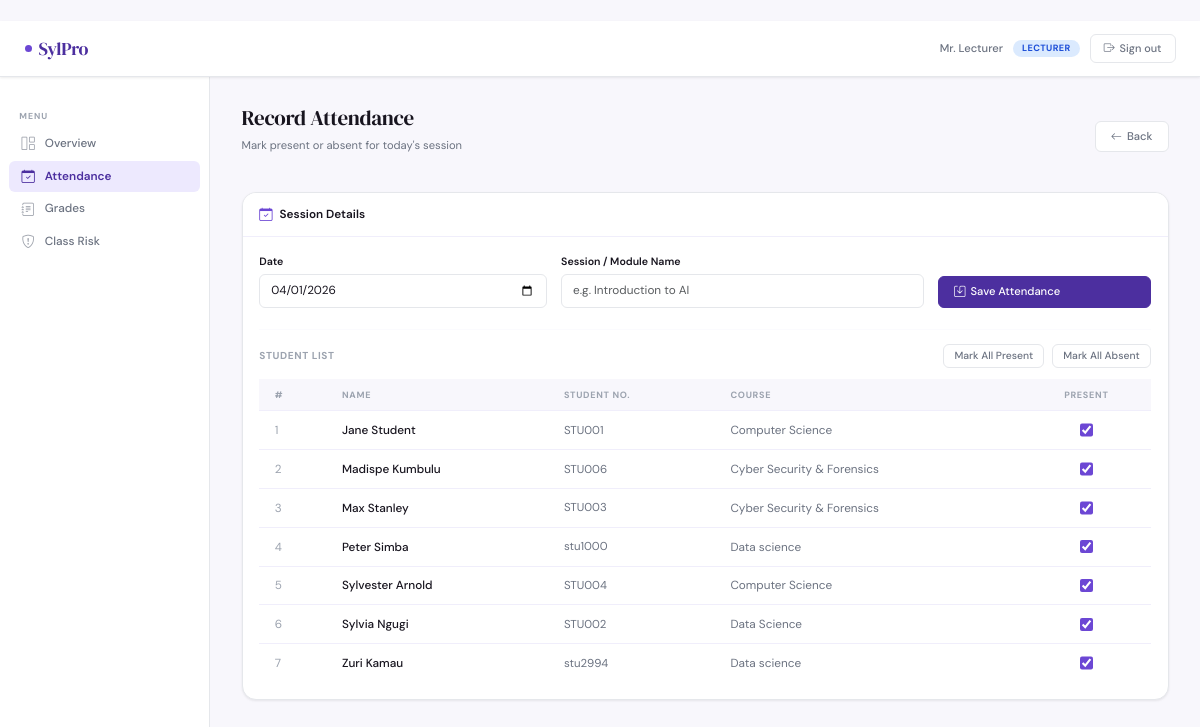
/lecturer/attendance (signed in), run on the app's committed database.
### tables this page shows
CREATE TABLE users (
            id            INTEGER PRIMARY KEY AUTOINCREMENT,
            name          TEXT    NOT NULL,
            email         TEXT    NOT NULL UNIQUE,
            password_hash TEXT    NOT NULL,
            role          TEXT    NOT NULL CHECK(role IN ('admin','counselor','lecturer','student')),
            created_at    TEXT    DEFAULT (datetime('now')),
            is_active     INTEGER DEFAULT 1
        );

CREATE TABLE students (
            id         INTEGER PRIMARY KEY AUTOINCREMENT,
            user_id    INTEGER REFERENCES users(id),
            student_no TEXT    NOT NULL UNIQUE,
            name       TEXT    NOT NULL,
            age        INTEGER,
            gender     INTEGER,   -- 0=Female, 1=Male
            course     TEXT,
            year       INTEGER,
            created_at TEXT DEFAULT (datetime('now'))
        );

### app.py (the view, shortened to what this page needs)
@app.route('/lecturer/attendance', methods=['GET', 'POST'])
@login_required(role='lecturer')
def lecturer_attendance():
    students = db.get_all_students()
    return render_template('lecturer/attendance.html',
        user=get_current_user(), students=students, today=str(date.today()))

### app.py (called while the page is built)
def login_required(role=None):
    from functools import wraps
    def decorator(f):
        @wraps(f)
        def wrapper(*args, **kwargs):
            if 'user_id' not in session:
                flash('Please log in to continue.', 'warning')
                return redirect(url_for('login'))
            if role and session.get('role') != role:
                flash('You do not have permission to access that page.', 'danger')
                return redirect(url_for('dashboard'))
            return f(*args, **kwargs)
        return wrapper
    return decorator

def get_current_user():
    if 'user_id' in session:
        return db.get_user_by_id(session['user_id'])
    return None

### database.py (called while the page is built)
def get_db():
    conn = sqlite3.connect(DB_PATH)
    conn.row_factory = sqlite3.Row
    conn.execute("PRAGMA foreign_keys = ON")
    return conn

def get_user_by_id(user_id):
    conn = get_db()
    u = conn.execute("SELECT * FROM users WHERE id=?", (user_id,)).fetchone()
    conn.close()
    return u

def get_all_students():
    conn = get_db()
    rows = conn.execute("""
        SELECT s.*, u.email,
            (SELECT risk_level FROM risk_scores r
             WHERE r.student_id = s.id
             ORDER BY r.date_run DESC LIMIT 1) as latest_risk
        FROM students s
        LEFT JOIN users u ON s.user_id = u.id
        ORDER BY s.name
    """).fetchall()
    conn.close()
    return rows

### templates/lecturer/attendance.html (shortened to what this page needs)
{% extends "base.html" %}
{% block content %}
<div class="ph">
    <div class="ph-row">
        <div>
            <h1 class="ph-title">Record Attendance</h1>
            <p class="ph-sub">Mark present or absent for today's session</p>
        </div>
        <a href="{{ url_for('lecturer_dashboard') }}" class="btn btn-outline"><i class="bi bi-arrow-left"></i>Back</a>
    </div>
</div>
<div class="card">
    <div class="card-hd"><i class="bi bi-calendar-check"></i>Session Details</div>
    <div class="card-bd">
        <form method="POST">
            <div class="row g-3 mb-4">
                <div class="col-md-4">
                    <label class="form-label">Date</label>
                    <input type="date" name="date" class="form-control" value="{{ today }}" required>
                </div>
                <div class="col-md-5">
                    <label class="form-label">Session / Module Name</label>
                    <input type="text" name="session" class="form-control" placeholder="e.g. Introduction to AI" required>
                </div>
                <div class="col-md-3 d-flex align-items-end">
                    <button type="submit" class="btn btn-primary w-100"><i class="bi bi-save"></i>Save Attendance</button>
                </div>
            </div>
            <hr class="divider">
            <div style="display:flex;justify-content:space-between;align-items:center;margin-bottom:.75rem">
                <p style="font-size:.72rem;font-weight:700;text-transform:uppercase;letter-spacing:.6px;color:var(--faint);margin:0">Student List</p>
                <div style="display:flex;gap:8px">
                    <button type="button" class="btn btn-sm btn-outline" onclick="setAll(true)">Mark All Present</button>
                    <button type="button" class="btn btn-sm btn-outline" onclick="setAll(false)">Mark All Absent</button>
                </div>
            </div>
            <table class="table">
                <thead><tr><th>#</th><th>Name</th><th>Student No.</th><th>Course</th><th style="text-align:center">Present</th></tr></thead>
                <tbody>
                {% for s in students %}
                <tr>
                    <td style="color:var(--faint)">{{ loop.index }}</td>
                    <td style="font-weight:500">{{ s.name }}</td>
                    <td style="color:var(--muted);font-size:.82rem">{{ s.student_no }}</td>
                    <td style="color:var(--muted)">{{ s.course or '—' }}</td>
                    <td style="text-align:center">
                        <input type="checkbox" name="present_{{ s.id }}" class="att-check"
                               style="width:1.15em;height:1.15em;accent-color:var(--p500);cursor:pointer" checked>
                    </td>
                </tr>
                {% else %}
                <tr><td colspan="5"><div class="empty"><i class="bi bi-people"></i><p>No students found.</p></div></td></tr>
                {% endfor %}
                </tbody>
            </table>
        </form>
    </div>
</div>
{% endblock %}

### templates/base.html (shortened to what this page needs)
﻿<!DOCTYPE html>
<html lang="en">
<head>
    <link href="https://cdn.jsdelivr.net/npm/bootstrap@5.3.0/dist/css/bootstrap.min.css" rel="stylesheet">
    <link href="https://cdn.jsdelivr.net/npm/bootstrap-icons@1.11.0/font/bootstrap-icons.css" rel="stylesheet">
</head>
<body>
<nav class="topnav">
    <a href="{{ url_for('dashboard') }}" class="brand">
        <span class="brand-dot"></span>SylPro
    </a>
    {% if session.user_id %}
    <div class="nav-right">
        <span class="nav-name">{{ session.name }}</span>
        <span class="chip chip-{{ session.role }}">{{ session.role }}</span>
        <a href="{{ url_for('logout') }}" class="btn-signout">
            <i class="bi bi-box-arrow-right"></i>Sign out
        </a>
    </div>
    {% endif %}
</nav>
<div class="app-body">
    {% if session.user_id %}
    <aside class="sidebar d-none d-md-flex flex-column">
        <span class="sidebar-label">Menu</span>
        {% if session.role == 'admin' %}
            <a href="{{ url_for('admin_dashboard') }}" class="slink {% if request.endpoint=='admin_dashboard' %}active{% endif %}"><i class="bi bi-grid-1x2"></i>Overview</a>
            <a href="{{ url_for('admin_users') }}"     class="slink {% if request.endpoint in ['admin_users','admin_add_user'] %}active{% endif %}"><i class="bi bi-people"></i>Users</a>
            <a href="{{ url_for('admin_students') }}"  class="slink {% if request.endpoint=='admin_students' %}active{% endif %}"><i class="bi bi-person-badge"></i>Students</a>
            <a href="{{ url_for('admin_upload') }}"    class="slink {% if request.endpoint=='admin_upload' %}active{% endif %}"><i class="bi bi-cloud-upload"></i>Upload Data</a>
        {% elif session.role == 'lecturer' %}
            <a href="{{ url_for('lecturer_dashboard') }}"  class="slink {% if request.endpoint=='lecturer_dashboard' %}active{% endif %}"><i class="bi bi-grid-1x2"></i>Overview</a>
            <a href="{{ url_for('lecturer_attendance') }}" class="slink {% if request.endpoint=='lecturer_attendance' %}active{% endif %}"><i class="bi bi-calendar-check"></i>Attendance</a>
            <a href="{{ url_for('lecturer_grades') }}"     class="slink {% if request.endpoint=='lecturer_grades' %}active{% endif %}"><i class="bi bi-journal-text"></i>Grades</a>
            <a href="{{ url_for('lecturer_class_risk') }}" class="slink {% if request.endpoint=='lecturer_class_risk' %}active{% endif %}"><i class="bi bi-shield-exclamation"></i>Class Risk</a>
        {% endif %}
    </aside>
    {% endif %}
    <main class="main">
        {% block content %}{% endblock %}
    </main>
</div>

### data on the page
users: name "Mr. Lecturer", role "LECTURER"
students: name "Jane Student", student_no "STU001", course "Computer Science"
students: name "Madispe Kumbulu", student_no "STU006", course "Cyber Security & Forensics"
students: name "Max Stanley", student_no "STU003", course "Cyber Security & Forensics"
students: name "Peter Simba", student_no "stu1000", course "Data science"
students: name "Sylvester Arnold", student_no "STU004", course "Computer Science"
students: name "Sylvia Ngugi", student_no "STU002", course "Data Science"
students: name "Zuri Kamau", student_no "stu2994", course "Data science"
